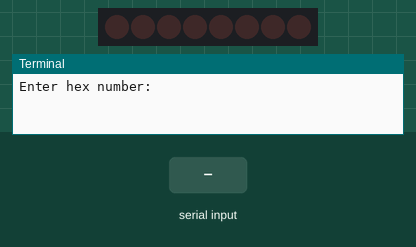
A program run on a simulated Raspberry Pi (BCM pin numbers). On the bench: 8 shift-register outputs drawn as a row of LEDs (first output left, lit = HIGH), the last lines printed to the terminal. The inputs (shaded band) are chosen by the test bench.

Above: at 1.2 s.
1.3 s: "5" typed at the terminal, then Enter
At 1.9 s:
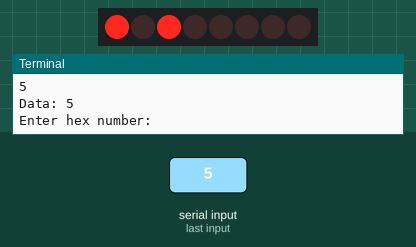
2.8 s: "90" typed at the terminal, then Enter
At 3.1 s:
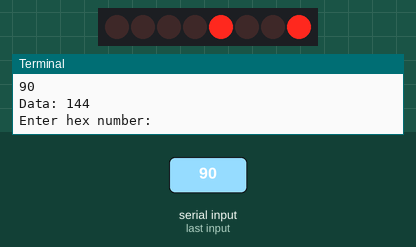
4.3 s: "200" typed at the terminal, then Enter
At 5.4 s:
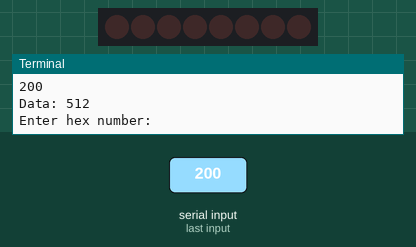
Timing chart, 0 to 7.3 s (numbered marks = the images above; inputs shaded):
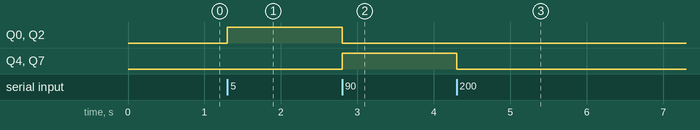

Measured:
- after the input at 1.3 s, Q0, Q2: LOW → HIGH at once
- after the input at 2.8 s, Q0, Q2: HIGH → LOW at once; Q4, Q7: LOW → HIGH at once
- after the input at 4.3 s, Q4, Q7: HIGH → LOW at once

The program:

ser2par.py
```python
#!/usr/bin/python
"""
    Simple program to show sending data to a serial shift register

    Sets 3 GPIOs as Digital pins to communicate with 74HC595

    arnie.larson@gmail.com
"""

import sys, time
from gpiozero import DigitalOutputDevice

latch = DigitalOutputDevice(pin=16, initial_value=True)
ser = DigitalOutputDevice(pin=20, initial_value=True)
clk = DigitalOutputDevice(pin=21, initial_value=True)

# clear pin did not clear the device data for me
clr = DigitalOutputDevice(pin=12, initial_value=True)

BITS = [128,64,32,16,8,4,2,1]

# sends 8 bits of data, first bit is MSB, last is LSB
def send(data):
    latch.off()
    for bit in BITS:
        clk.off()
        val = data & bit
        if val:
            ser.on()
        else:
            ser.off()
        clk.on()
    latch.on()

def clear():
    clr.off()
    time.sleep(0.5)
    clr.on()


def main(args):
  while True:
    line = input("Enter hex number: ")
    if line == 'quit':
        break
    if line == 'clear':
        clear()
        continue
    try:
      data = int(line, 16)
      print(f"Data: {data}")
      send(data)
    except Exception as e:
      print(f"Exception: {e}")
  print("Goodbye")


if __name__=='__main__':
    main(sys.argv)
```
